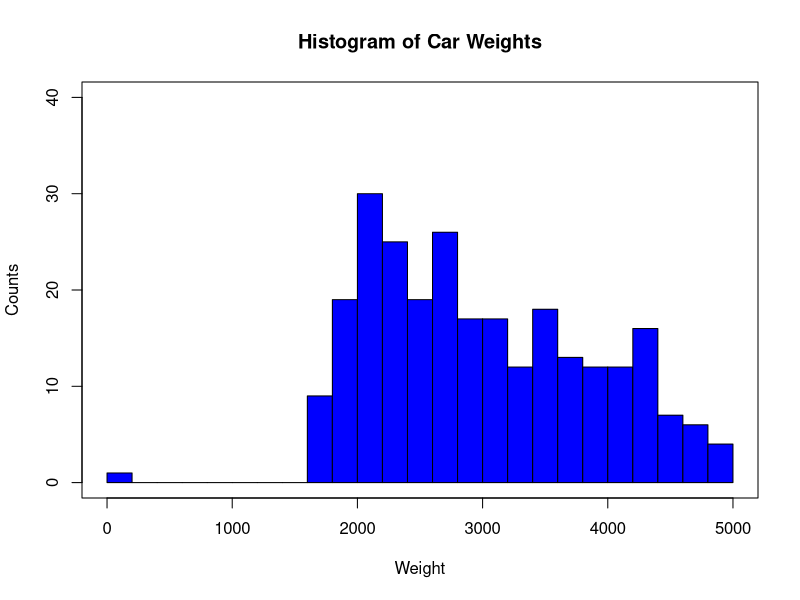
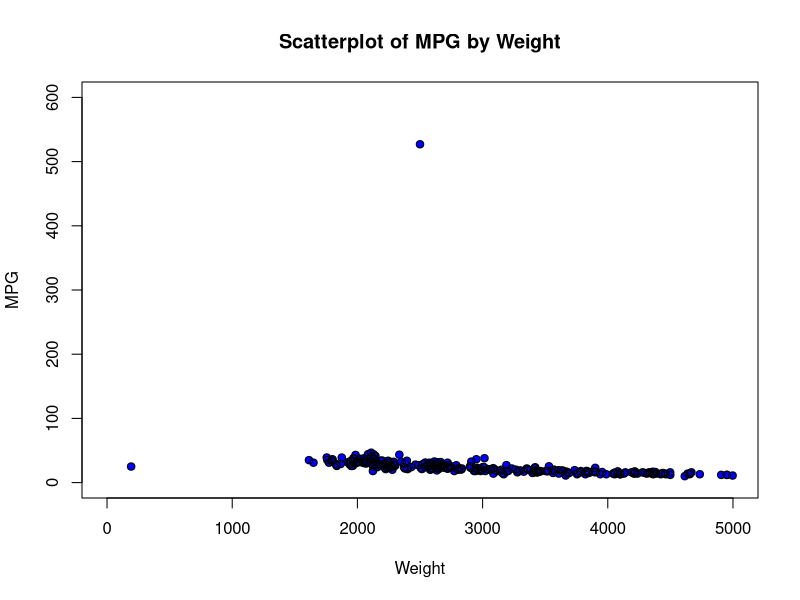
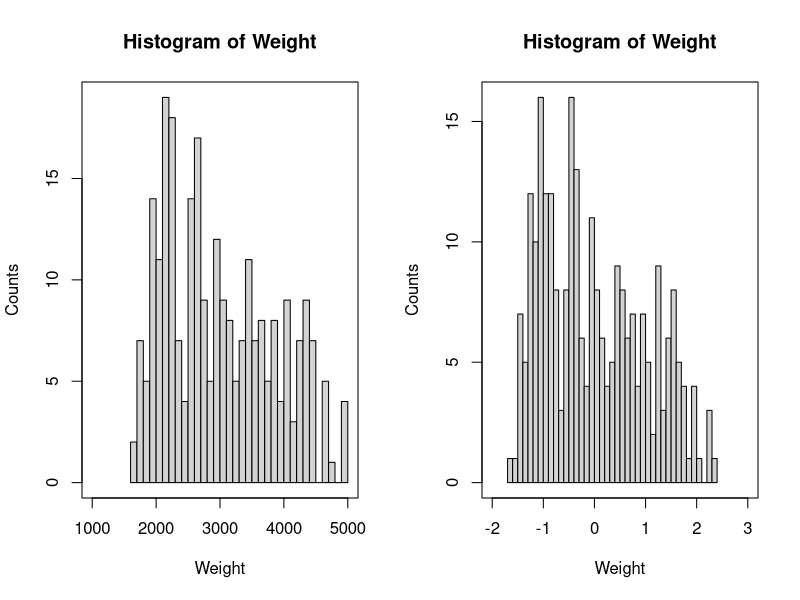
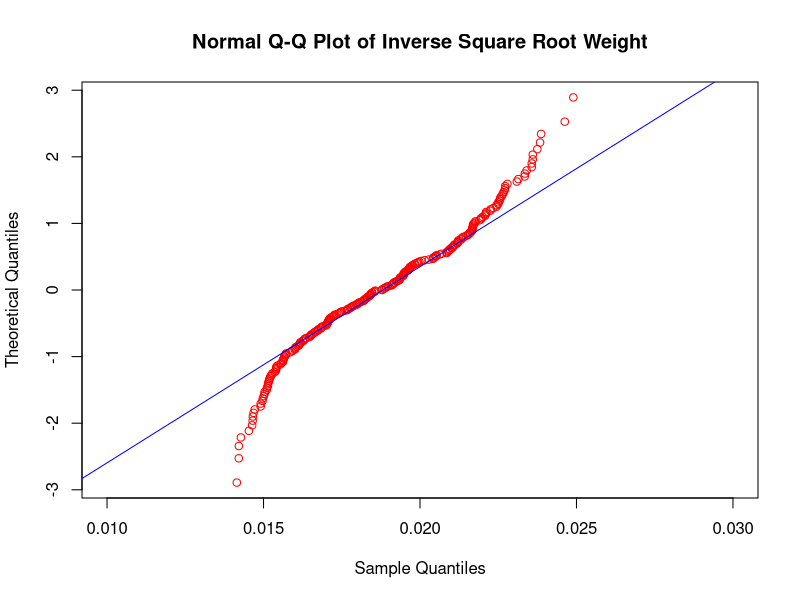
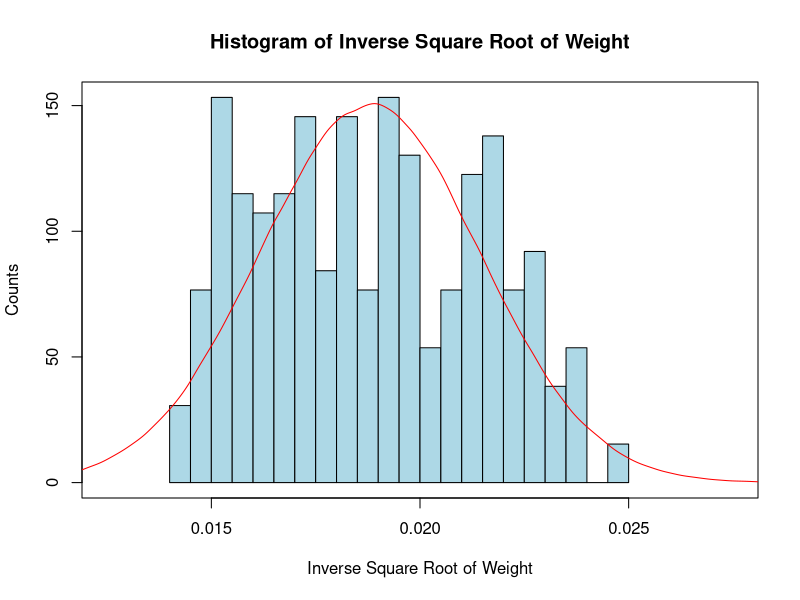

These charts were generated, in order, by the following R code:
# Chapter 2 R Zone

# How to handle Missing Data: Example Using the Cars Data Set

# Input data set Cars into Data Frame "cars"
cars <- read.csv(file = "cars.txt", stringsAsFactors = FALSE)
# Show the new Data Frame "cars"
cars
# Create dataset with records 1 to 5, variables 1, 3, 4, and 8
cars_tiny <- cars[1:5,c(1,3,4,8)]
cars_tiny

# Replace the missing value with some constant

cars_tiny[2,2] <- cars_tiny[4,4] <- NA
cars_tiny[2,2] <- 0
cars_tiny[4,4] <- "Missing"
cars_tiny

# Replace the missing value with the field mean or mode

# Recreate the missing value table
cars_tiny[2,2] <- cars_tiny[4,4] <- NA
# Replace cars_tiny[2,2] with cubicinches mean
cars_tiny[2,2] <- mean(na.omit(cars_tiny$cubicinches))
# Replace cars_tiny[4,4] with brand mode
our_table <- table(cars_tiny$brand)
our_mode <- names(our_table)[our_table==max(our_table)]
cars_tiny[4,4] <- our_mode
cars_tiny

# Replace missing values with a value generated at random from the observed distribution
# Recreate the missing value table
cars_tiny[2,2] <- cars_tiny[4,4] <- NA
# Generate random observation from observed distribution
obs_brand <- sample(na.omit(cars_tiny$brand),1)
obs_cubicinches <- sample(na.omit(cars_tiny$cubicinches),1)
# Replace missing values
cars_tiny[2,2] <- obs_cubicinches
cars_tiny[4,4] <- obs_brand
cars_tiny

# Five number summary with mean
summary(cars$weight)

# Count
length(cars$weight)

#Min-Max Normalization
mmnorm.weight <-
  (cars$weight - min(cars$weight))/(max(cars$weight) -
  min(cars$weight))
mmnorm.weight

# Z-score
zscore.weight <- (cars$weight - mean(cars$weight))/sd(cars$weight)
zscore.weight

# Create a histogram
# Import the cars2 dataset
cars2 <- read.csv(file = "cars2.txt",stringsAsFactors=TRUE)
# Set up the plot area
par(mfrow = c(1,1))
# Create the histogram bars
hist(cars2$weight, breaks=30, xlim=c(0,5000), col="blue", border="black", ylim=c(0,40), xlab="Weight", ylab="Counts", main="Histogram of Car Weights")
# Make a box around the plot
box(which = "plot", lty = "solid", col = "black")

# Create a scatterplot
plot(cars2$weight, cars2$mpg, xlim=c(0,5000), ylim=c(0,600), xlab="Weight", ylab="MPG", main="Scatterplot of MPG by Weight", type="p", pch=16, col="blue")
#Add open black circles
points(cars2$weight, cars2$mpg, type="p", col="black")

# Perform a natural log transformation
natlog_weight <- log(cars$weight)

# Perform an inverse square root transformation
invsqrt_weight <- 1/sqrt(cars$weight)

# Calculate skewness
weight_skew <- (3*(mean(cars$weight) - median(cars$weight)))/sd(cars$weight)
zscore.weight_skew <- (3*(mean(zscore.weight)- median(zscore.weight)))/sd(zscore.weight)

# Find the skewness
lnweight_skew <- (3*(mean(natlog_weight) - median(natlog_weight)))/sd(natlog_weight)

# Side-by-side histograms of weight and z-score of weight
par(mfrow = c(1,2))
hist(cars$weight, breaks=30, xlim=c(1000,5000), main = "Histogram of Weight", xlab="Weight", ylab="Counts")
box(which = "plot", lty = "solid", col="black")
hist(zscore.weight, breaks=30, xlim=c(-2,3), main = "Histogram of Weight", xlab="Weight", ylab="Counts")
box(which = "plot", lty = "solid", col="black")

# Normal probability plot
par(mfrow=c(1,1))
qqnorm(invsqrt_weight, datax=TRUE, col="red", ylim=c(0.01,0.03), main="Normal Q-Q Plot of Inverse Square Root Weight")
qqline(invsqrt_weight, col="blue", datax=TRUE)

# Inverse square root skewness
invsqweight_skew <- (3*(mean(invsqrt_weight)-median(invsqrt_weight)))/sd(invsqrt_weight)

# Create histogram with fitted Normal distribution
# Simulate from a normal distribution
x <- rnorm(1000000, mean = mean(invsqrt_weight), sd=sd(invsqrt_weight))
par(mfrow=c(1,1))
hist(invsqrt_weight, breaks=30, xlim=c(0.0125,0.0275), col="lightblue", prob=TRUE, border="black", xlab="Inverse Square Root of Weight", ylab="Counts", main="Histogram of Inverse Square Root of Weight")
box(which="plot", lty="solid", col="black")
lines(density(x), col="red")

# Create three flag variables for four categories
# Ten observations, with 999 as our placeholder for unassigned values
north_flag <- east_flag <- south_flag <- c(rep(999, 10))
# Create the variable region
region <- c(rep(c("north","south","east","west"),2),"north","south")
# Change the flag variable values to 0 or 1
for(i in 1:length(region)){
  if(region[i] == "north") north_flag[i] = 1 
    else north_flag[i] = 0
  if(region[i] == "east") east_flag[i] = 1
    else east_flag[i] = 0
  if(region[i] == "south") south_flag[i] = 1
    else south_flag[i] = 0  
}

# Transforming the data
x <- cars$weight[1];x
# Transform x using y = 1/sqrt(x)
y <- 1/sqrt(x);y
# Detransform x using x = 1/(y)^2
detransformedx <- 1/y^2;detransformedx

# Find duplicate records in a data frame
anyDuplicated(cars)
# To examine each record, use Duplicated
duplicated(cars)
# Duplicate the first record in data to make a new dataset
new.cars <- rbind(cars,cars[1,])
# Check for duplicates
anyDuplicated(new.cars)
# The 262nd record is a duplicate
duplicated(new.cars)

# Create an index field
# The index of a record will stay the same even if the records are reordered
cars[order(cars$mpg),]

# For vectors or matrices, add a column to act as an index field
x <- c(1,1,3:1,1:4,3);y <- c(9,9:1);z <- c(2,1:9)
matrix <- t(rbind(x,y,z));
indexed_m <- cbind(c(1:length(x)), matrix);
indexed_m[order(z),]

# Binning
# Enter the dataset, call it xdata
xdata <- c(1,1,1,1,1,2,2,11,11,12,12,44)
# Get the sample size of the variable
n <- length(xdata)
# Declare number of bins and bin indicator
nbins <- 3
whichbin <- c(rep(0,n))
# Equal frequency
freq <- n/nbins
# Sort the data
xsorted <- sort(xdata)
for(i in 1:nbins){
  for(j in 1:n){
    if((i-1)*freq<j&&j<=i*freq)
      whichbin[j]<-i
  }
}
whichbin

# K-means
kmeansclustering <- kmeans(xdata, centers=nbins)
whichbin <- kmeansclustering$cluster
whichbin

# Equal width binning
range_xdata <- max(xdata) - min(xdata) + 1
binwidth <- range_xdata/nbins
for(i in 1:nbins){
  for(j in 1:n){
    if((i-1)*binwidth<xdata[j]&&xdata[j]<=(i)*binwidth)
      whichbin[j] <- i
  }
}
whichbin